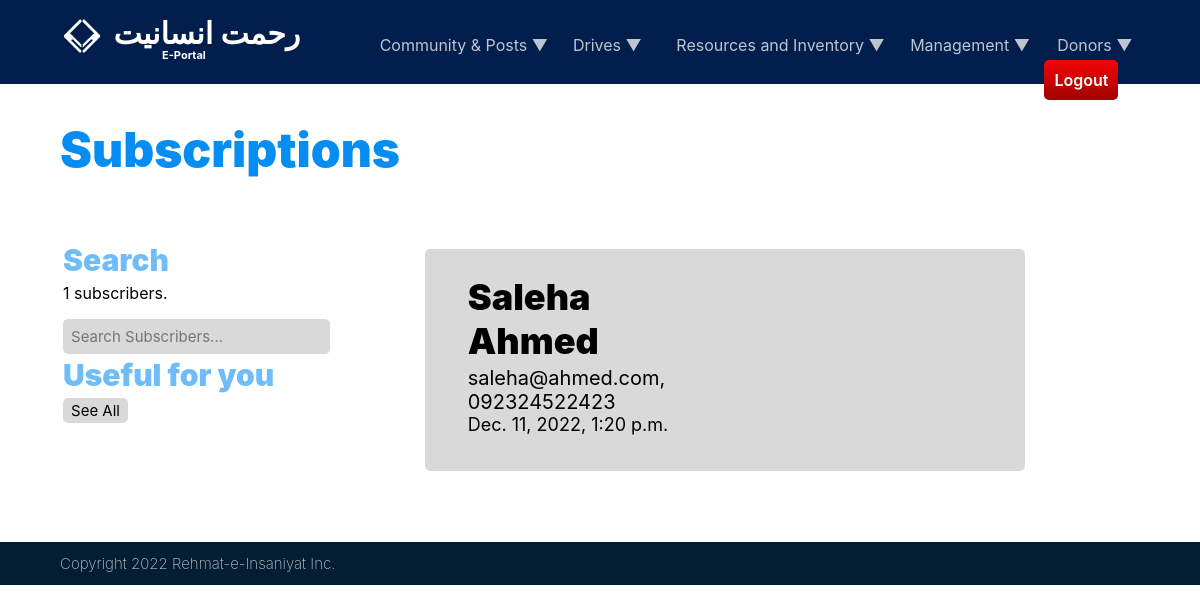
Page /employees/subscribers/ (signed in) on the committed database.
### employees/models.py (models this page shows, shortened)
class Subscriber(models.Model):
    first_name = models.CharField(max_length=30)
    last_name = models.CharField(max_length=30)
    email = models.EmailField(unique=True)
    phone_no = models.CharField(max_length=30)
    date = models.DateTimeField(auto_now_add=True)
    class Meta:
        ordering = ["-id"]

### employees/views.py (the view)
# urls.py: path('subscribers/', views.subscribers, name='subscribers'),
@login_required(login_url='login')
def subscribers(request):
    if request.GET.get('q') != None:
        q = request.GET.get('q')
    else:
        q = ''
    subscribers = Subscriber.objects.filter(
        Q(first_name__icontains=q) |
        Q(last_name__icontains=q)
        )
    subscriber_count = subscribers.count()
    context = {
        'subscribers': subscribers,
        'subscriber_count': subscriber_count,
    }
    return render(request, 'employees/subscribers.html', context)

### employees/templates/employees/subscribers.html (shortened to what this page needs)
{% extends 'main.html' %}
{% block content %}
<div class="pg_head_container">
    <element class="pg_head">Subscriptions</element>
</div>
<table id="pg_divider" style="margin: 5%; width:90%">
    <tr>
        <td width=30% style="vertical-align: top; padding-right: 5%;">
            <element class="subhead">Search</element>
            <element class="pg_txt">{{ subscriber_count }} subscribers.</element>
            <form method="GET" action="{% url 'subscribers' %}">
                <input class="usr_rect" type="search" name="q" placeholder="Search Subscribers...">
            </form>
            <element class="subhead">Useful for you</element>
            <a href="{% url 'subscribers' %}"><button class="pst_filter">See All</button></a>
        </td>
        <td width="70%">
            {% for subscriber in subscribers %}
            <table class="pst_container" style="width: 80%; margin-left: 5%;">
                <tr width=100%>
                    <td width=85%>
                        <div class="pst_title">{{ subscriber.first_name }} {{ subscriber.last_name }}</div>
                        <element class="pst_txt" style="padding-bottom: 0%;">{{ subscriber.email }}, {{ subscriber.phone_no }}</element>
                        <element class="pst_txt" style="display: block; font-size: 18px; margin-top: 0%;">{{ subscriber.date }}</element>
                    </td>
                    <td>
                    </td>
                </tr>
            </table>
            {% endfor %}
        </td>
    </tr>
</table>
{% endblock content %}

### static/css/page_header.css (style rules this page uses)
.pg_head_container { width: 30%; margin-left: 5%; font-size: 20px; position: relative; vertical-align: middle; }
.pg_head { margin-top: 10%; display: block; color: #058DF3; font-family: 'Inter Black'; font-size: 48px; }
.pg_txt { margin-top: 1%; margin-bottom: 5%; color: black; display: block; font-family: 'Inter'; }

### static/css/extra_txtfx.css (style rules this page uses)
.subhead { position: relative; color: #058cf393; top: 0%; padding-bottom: 1%; font-family: "Inter Black"; display: block; opacity: 100%; font-weight: bolder; font-size: 30px; }

### static/css/post.css (style rules this page uses)
.pst_container { padding: 3%; margin-top: 1%; width: 100%; display: block; background-color: rgb(180, 180, 180, 0.5); border-radius: 5px; margin-bottom: 1%; }
.pst_title { padding-left: 5%; position: relative; display: block; font-family: 'Inter Black'; font-size: 36px; width: 70%; }
.pst_txt { width: 90%; padding-left: 5%; padding-bottom: 3%; margin-top: 1%; position: relative; display: block; font-family: 'Inter'; font-size: 20px; }
.pst_filter { font-size: 15px; font-family: 'Inter'; padding: 1%; padding-left: 3%; padding-right: 3%; margin-top: 1%; margin-bottom: 1%; border: 0px; border-radius: 5px; background-color: #D9D9D9; display: inline-block; color: rgba(0, 0, 0, 1); width: fit-content; }

### static/css/user_fields.css (style rules this page uses)
.usr_rect { width: 100%; font-size: 15px; font-family: 'Inter'; padding: 3%; margin-top: 1%; margin-bottom: 1%; border: 0px; border-radius: 5px; background-color: #D9D9D9; color: rgba(0, 0, 0, 0.50); height: fit-content; }

### rows in the picture
Subscriber: first_name "Saleha", last_name "Ahmed", email "saleha@ahmed.com", phone_no "092324522423", date "Dec. 11, 2022, 1:20 p.m."

### other values in the picture
{{ subscriber_count }} "1"
